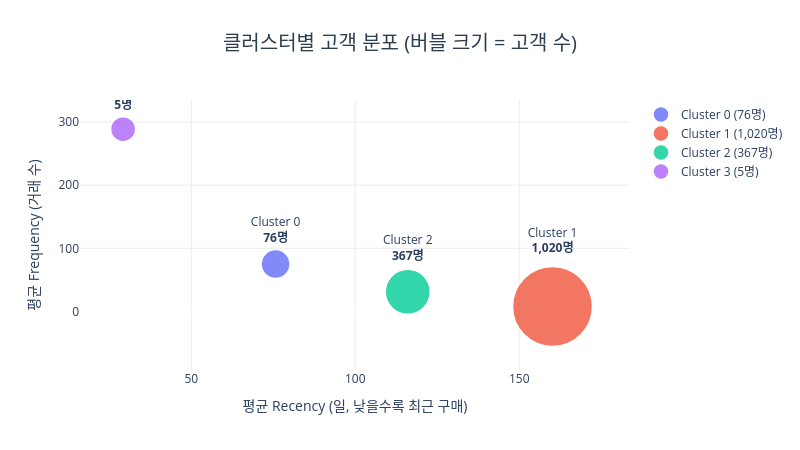

Notebook code for this chart:
### Code cell
cluster_counts = rfm['Cluster'].value_counts().sort_index()
cluster_viz = rfm.groupby('Cluster')[['Recency', 'Frequency']].mean().round(2)
cluster_viz['Count'] = cluster_counts

colors_bubble = ['#636EFA', '#EF553B', '#00CC96', '#AB63FA', '#FFA15A']

min_c, max_c = cluster_viz['Count'].min(), cluster_viz['Count'].max()
cluster_viz['Size'] = ((cluster_viz['Count'] - min_c) / (max_c - min_c) * 55 + 25).round(0)

fig = go.Figure()
for cluster_id in sorted(cluster_viz.index):
    row = cluster_viz.loc[cluster_id]
    fig.add_trace(go.Scatter(
        x=[row['Recency']], y=[row['Frequency']],
        mode='markers+text',
        marker=dict(size=row['Size'], color=colors_bubble[cluster_id],
                    opacity=0.8, line=dict(width=1.5, color='white')),
        text=[f'Cluster {cluster_id}<br><b>{int(row["Count"]):,}명</b>'],
        textposition='top center',
        name=f'Cluster {cluster_id} ({int(row["Count"]):,}명)',
        hovertemplate=(
            f'Cluster {cluster_id}<br>'
            'Recency: %{x:.1f}일<br>'
            'Frequency: %{y:.1f}건<extra></extra>'
        )
    ))

fig.update_layout(
    title=dict(text='클러스터별 고객 분포 (버블 크기 = 고객 수)',
               font=dict(size=20, color='#2c3e50'), x=0.5, xanchor='center'),
    xaxis=dict(title='평균 Recency (일, 낮을수록 최근 구매)', gridcolor='#ececec'),
    yaxis=dict(title='평균 Frequency (거래 수)', gridcolor='#ececec'),
    plot_bgcolor='white', width=800, height=450, showlegend=True
)
fig.show()

### Figure 1 — Plotly figure (JSON) as saved in the notebook; plotly's stock layout.template omitted (floating-point values rounded to 4 significant figures)
{"data": [{"hovertemplate": "Cluster 0<br>Recency: %{x:.1f}일<br>Frequency: %{y:.1f}건<extra></extra>", "marker": {"color": "#636EFA", "line": {"color": "white", "width": 1.5}, "opacity": 0.8, "size": 29}, "mode": "markers+text", "name": "Cluster 0 (76명)", "text": ["Cluster 0<br><b>76명</b>"], "textposition": "top center", "type": "scatter", "x": [75.7], "y": [75.03]}, {"hovertemplate": "Cluster 1<br>Recency: %{x:.1f}일<br>Frequency: %{y:.1f}건<extra></extra>", "marker": {"color": "#EF553B", "line": {"color": "white", "width": 1.5}, "opacity": 0.8, "size": 80}, "mode": "markers+text", "name": "Cluster 1 (1,020명)", "text": ["Cluster 1<br><b>1,020명</b>"], "textposition": "top center", "type": "scatter", "x": [160.2], "y": [7.88]}, {"hovertemplate": "Cluster 2<br>Recency: %{x:.1f}일<br>Frequency: %{y:.1f}건<extra></extra>", "marker": {"color": "#00CC96", "line": {"color": "white", "width": 1.5}, "opacity": 0.8, "size": 45}, "mode": "markers+text", "name": "Cluster 2 (367명)", "text": ["Cluster 2<br><b>367명</b>"], "textposition": "top center", "type": "scatter", "x": [116], "y": [31.11]}, {"hovertemplate": "Cluster 3<br>Recency: %{x:.1f}일<br>Frequency: %{y:.1f}건<extra></extra>", "marker": {"color": "#AB63FA", "line": {"color": "white", "width": 1.5}, "opacity": 0.8, "size": 25}, "mode": "markers+text", "name": "Cluster 3 (5명)", "text": ["Cluster 3<br><b>5명</b>"], "textposition": "top center", "type": "scatter", "x": [29.2], "y": [288.8]}], "layout": {"height": 450, "plot_bgcolor": "white", "showlegend": true, "title": {"font": {"color": "#2c3e50", "size": 20}, "text": "클러스터별 고객 분포 (버블 크기 = 고객 수)", "x": 0.5, "xanchor": "center"}, "width": 800, "xaxis": {"gridcolor": "#ececec", "title": {"text": "평균 Recency (일, 낮을수록 최근 구매)"}}, "yaxis": {"gridcolor": "#ececec", "title": {"text": "평균 Frequency (거래 수)"}}}}
